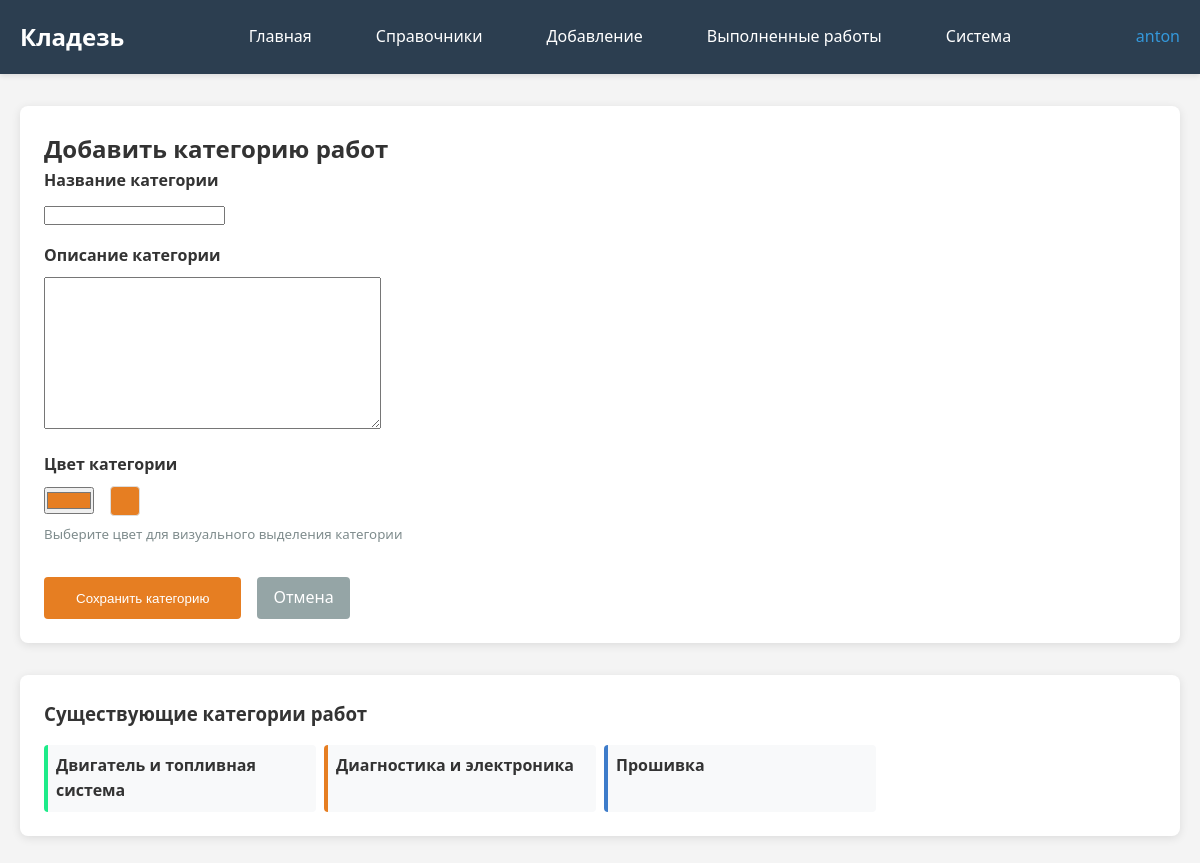
Screenshot of /add-repair-category/ (signed in) with the database file from the repository.
### kladez_app/models.py (models this page shows, shortened)
class RepairCategory(models.Model):
    name = models.CharField(max_length=100, verbose_name="Категория работ")
    description = models.TextField(blank=True, verbose_name="Описание категории")
    color = models.CharField(max_length=20, default="#e67e22", verbose_name="Цвет категории")  # Новое поле для цвета
    class Meta:
        verbose_name = "Категория работ"
        verbose_name_plural = "Категории работ"

### kladez_app/views.py (the view)
# urls.py: path('add-repair-category/', views.add_repair_category, name='add_repair_category'),
@superuser_required
@login_required
def add_repair_category(request):
    if request.method == 'POST':
        form = RepairCategoryForm(request.POST)
        if form.is_valid():
            form.save()
            messages.success(request, 'Категория работ успешно добавлена!')
            return redirect('kladez_app:add_repair_category')  # Остаемся на той же странице
    else:
        form = RepairCategoryForm()
    categories = RepairCategory.objects.all().order_by('name')
    return render(request, 'kladez_app/add_repair_category.html', {
        'form': form,
        'categories': categories
    })

### kladez_app/forms.py
class RepairCategoryForm(forms.ModelForm):
    class Meta:
        model = RepairCategory
        fields = ['name', 'description', 'color']
        widgets = {
            'color': forms.TextInput(attrs={'type': 'color'}),
        }

### kladez_app/views.py (called while the page is built)
def superuser_required(view_func):
    decorated_view_func = user_passes_test(
        lambda u: u.is_active and u.is_superuser,
        login_url='kladez_app:home'
    )(view_func)
    return decorated_view_func

### kladez_app/templates/kladez_app/add_repair_category.html (shortened to what this page needs)
{% extends "kladez_app/base.html" %}
{% block content %}
<div class="card">
    <h2>Добавить категорию работ</h2>
    <form method="post">
        <div style="display: flex; flex-direction: column; gap: 1rem; max-width: 500px;">
            <div>
                <label for="{{ form.name.id_for_label }}" style="display: block; margin-bottom: 0.5rem; font-weight: bold;">
                    Название категории
                </label>
                {{ form.name }}
            </div>
            <div>
                <label for="{{ form.description.id_for_label }}" style="display: block; margin-bottom: 0.5rem; font-weight: bold;">
                    Описание категории
                </label>
                {{ form.description }}
            </div>
            <div>
                <label for="{{ form.color.id_for_label }}" style="display: block; margin-bottom: 0.5rem; font-weight: bold;">
                    Цвет категории
                </label>
                <div style="display: flex; align-items: center; gap: 1rem;">
                    {{ form.color }}
                    <div id="color-preview" style="width: 30px; height: 30px; border-radius: 4px; border: 1px solid #ddd;"></div>
                </div>
                <small style="color: #7f8c8d; display: block; margin-top: 0.5rem;">
                    Выберите цвет для визуального выделения категории
                </small>
            </div>
            <div style="display: flex; gap: 1rem; margin-top: 1rem;">
                <button type="submit" style="padding: 0.5rem 2rem; background: #e67e22; color: white; border: none; border-radius: 4px; cursor: pointer;">
                    Сохранить категорию
                </button>
                <a href="{% url 'kladez_app:repair_types_directory' %}" style="padding: 0.5rem 1rem; background: #95a5a6; color: white; border-radius: 4px; text-decoration: none; display: inline-block;">
                    Отмена
                </a>
            </div>
        </div>
    </form>
</div>
<div class="card" style="margin-top: 2rem;">
    <h3>Существующие категории работ</h3>
    {% if categories %}
        <div style="display: grid; grid-template-columns: repeat(auto-fill, minmax(250px, 1fr)); gap: 0.5rem; margin-top: 1rem;">
            {% for category in categories %}
            <div style="background: #f8f9fa; padding: 0.5rem; border-radius: 4px; border-left: 4px solid {{ category.color }};">
                <strong>{{ category.name }}</strong>
            </div>
            {% endfor %}
        </div>
    {% else %}
        <p style="color: #7f8c8d; text-align: center; padding: 1rem;">
            Категории работ ещё не добавлены
        </p>
    {% endif %}
</div>
{% endblock %}

### kladez_app/templates/kladez_app/base.html (shortened to what this page needs)
<!DOCTYPE html>
<html lang="ru">
<head>
</head>
<body>
    <header class="header">
        <nav class="nav-container">
            <a href="{% url 'kladez_app:home' %}" class="logo-link">Кладезь</a>
            <div class="nav-main">
                <div class="nav-section">
                    <a href="{% url 'kladez_app:home' %}" class="nav-link">
                        Главная
                    </a>
                </div>
                <div class="nav-section">
                    <div class="nav-section-title">
                        Справочники
                    </div>
                </div>
                <div class="nav-section">
                    <div class="nav-section-title">
                        Добавление
                    </div>
                </div>
                <div class="nav-section">
                    <a href="{% url 'kladez_app:completed_works' %}" class="nav-link">
                        Выполненные работы
                    </a>
                </div>
                <div class="nav-section">
                    <div class="nav-section-title">
                        Система
                    </div>
                </div>
            </div>
            <div class="user-info">
                {% if user.is_authenticated %}
                    <span>{{ user.username }}</span>
                {% else %}
                    <a href="{% url 'kladez_app:register' %}" style="color: white; text-decoration: none;">Регистрация</a>
                    <a href="{% url 'kladez_app:login' %}" style="color: white; text-decoration: none;">Войти</a>
                {% endif %}
            </div>
        </nav>
    </header>
    <main class="container">
        {% block content %}
        {% endblock %}
    </main>
</body>
</html>

### kladez_app/templates/kladez_app/base.html (style rules this page uses)
* { margin: 0; padding: 0; box-sizing: border-box; }
body { font-family: 'Segoe UI', Tahoma, Geneva, Verdana, sans-serif; line-height: 1.6; color: #333; background-color: #f4f4f4; }
.header { background: #2c3e50; color: white; padding: 1rem 0; box-shadow: 0 2px 5px rgba(0,0,0,0.1); }
.nav-container { max-width: 1200px; margin: 0 auto; padding: 0 20px; display: flex; justify-content: space-between; align-items: center; }
.logo-link { color: white; text-decoration: none; font-size: 1.5rem; font-weight: bold; transition: color 0.3s; }
.nav-main { display: flex; gap: 2rem; }
.nav-section { position: relative; }
.nav-section-title { cursor: pointer; padding: 0.5rem 1rem; border-radius: 4px; transition: background-color 0.3s; color: white; text-decoration: none; display: block; }
.user-info { display: flex; align-items: center; gap: 1rem; }
.user-info span { color: #3498db; }
.container { max-width: 1200px; margin: 2rem auto; padding: 0 20px; }
.card { background: white; border-radius: 8px; padding: 1.5rem; margin-bottom: 1.5rem; box-shadow: 0 2px 10px rgba(0,0,0,0.1); }
.nav-link { padding: 0.5rem 1rem; border-radius: 4px; transition: background-color 0.3s; color: white; text-decoration: none; display: block; }

### rows the page displays
RepairCategory: name "Двигатель и топливная система"
RepairCategory: name "Диагностика и электроника"
RepairCategory: name "Прошивка"

### other values shown
{{ user.username }} "anton"
